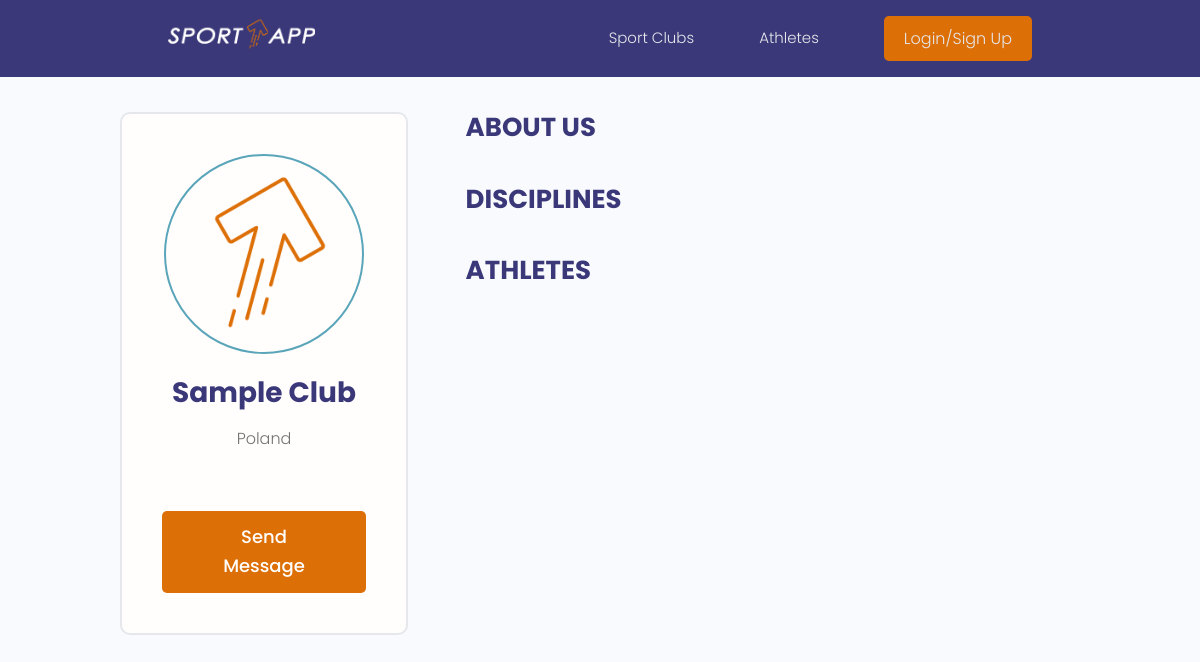
/profile/ed84cc99-8b62-4b79-b013-44bb1969121e/, run on the app's committed database.
### users/models.py (models this page shows, shortened)
class Profile(models.Model):
    user = models.OneToOneField(User, on_delete=models.CASCADE, null=True, blank=True)
    name = models.CharField(max_length=200, blank=True, null=True)
    email = models.EmailField(max_length=200, blank=True, null=True)
    username = models.CharField(max_length=200, blank=True, null=True)
    location = models.CharField(max_length=200, blank=True, null=True)
    short_intro = models.CharField(max_length=200, blank=True, null=True)
    bio = models.TextField(blank=True, null=True)
    profile_image = models.ImageField(
        blank=True, null=True, upload_to='profiles/', default="profiles/user-default.png")
    social_facebook = models.CharField(max_length=200, blank=True, null=True)
    social_youtube = models.CharField(max_length=200, blank=True, null=True)
    social_website = models.CharField(max_length=200, blank=True, null=True)
    created = models.DateTimeField(auto_now_add=True)
    id = models.UUIDField(default=uuid.uuid4, unique=True,
                            primary_key=True, editable=False)
    class Meta:
        ordering = ['created']
    @property
    def imageURL(self):
        try:
            url = self.profile_image.url
        except:
            url = ''
        return url

### users/views.py (the view)
# urls.py: path('profile/<str:pk>/', views.userProfile, name="user-profile"),
def userProfile(request, pk):
    profile = Profile.objects.get(id=pk)
    topSkills = profile.skill_set.exclude(description__exact="")
    otherSkills = profile.skill_set.filter(description="")
    context = {'profile': profile, 'topSkills': topSkills, 'otherSkills': otherSkills}
    return render(request, 'users/user-profile.html', context)

### users/templates/users/user-profile.html (shortened to what this page needs)
{% extends 'main.html' %}
{% block content %}
  <main class="profile my-md">
    <div class="container">
      <div class="layout">
        <div class="column column--1of3">
          <div class="card text-center">
            <div class="card__body club">
              <img class="avatar avatar--xl" src="{{profile.imageURL}}" />
              <h2 class="club__name">{{profile.name}}</h2>
              <p class="club__location">{{profile.location}}</p>
              {% if request.user.profile.id != profile.id %}
              <a href="{% url 'create-message' profile.id %}" class="btn btn--sub btn--lg">Send Message </a>
              {% endif %}
            </div>
          </div>
        </div>
        <div class="column column--2of3">
          <div class="clubInfo">
            <h3 class="clubInfo__title">About Us</h3>
          </div>
          <div class="clubInfo">
            <h3 class="clubInfo__title">Disciplines</h3>
          </div>
          <div class="clubInfo">
            <h3 class="clubInfo__title">Athletes</h3>
          </div>
        </div>
      </div>
    </div>
  </main>
{% endblock content %}

### static/styles/app.css (style rules this page uses)
:root { --color-sub: #3b3879; }
.btn--sub { background-color: var(--color-sub-light); }
.card { border: 2px solid var(--color-light); }
img { width: 100%; }
.profile .card>.club { padding: 4rem; }
.club__name { color: var(--color-sub); font-size: 2.8rem; font-weight: 700; margin-top: 1rem; margin-bottom: 0.5rem; }
.club__location { margin-top: 1rem; }
.clubInfo { margin-bottom: 3rem; }
.clubInfo__title, .clubInfo__subtitle { font-size: 2.6rem; color: var(--color-sub); text-transform: uppercase; font-weight: 700; margin-bottom: 1.5rem; }

### static/uikit/styles/modules/_variables.css (style rules this page uses)
:root { --color-main: #5aa5b9; --color-main-light: #e6faff; --color-sub: #3b3879; --color-sub-light: #dd6f07; --color-sub-lighter: #c7c7cc; --color-text: #737373; --color-gray: #8b8b8b; --color-light: #e5e7eb; --color-light-gray: #767676; --color-bg: #f8fafd; --color-white: #fffefd; --color-white-light: #f3f3f3; --color-success: #359e64; --color-success-bg: #def8e8; --color-error: #fc4b0b; --color-error-bg: #fff2ee; --font-base: 'Poppins', arial, helvetica, 'Segoe UI', roboto, ubuntu, sans-serif; --font-monospace: 'Fira Code', 'Courier New', courier, monospace; --font-regular: 300; --font-medium: 500; --font-bold: 700; --generic-shadow: 1px 1px 5px #00000010; --generic-transition: all 0.3s ease-in-out; }

### static/uikit/styles/modules/_base.css (style rules this page uses)
* { margin: 0; padding: 0; box-sizing: border-box; text-rendering: optimizeLegibility; color: inherit; font-size: inherit; list-style-type: none; }
html { font-size: 50%; }
@media only screen and (min-width: 480px) { html { font-size: 56.25%; } }
@media only screen and (min-width: 1200px) { html { font-size: 62.5%; } }
body { line-height: 1.6; font-weight: 400; font-size: 1.5rem; color: var(--color-text); background-color: var(--color-bg); min-height: 100vh; }

### static/uikit/styles/modules/_typography.css (style rules this page uses)
* { font-family: var(--font-base); }
h2 { font-size: 3.6rem; font-weight: var(--font-bold); }
h3 { font-size: 3.2rem; font-weight: var(--font-medium); }
p, span, strong { font-size: 1.6rem; color: var(--color-text); font-weight: var(--font-regular); }
a { padding-bottom: 2px; text-decoration: none; display: inline-block; color: var(--color-main); font-weight: var(--font-medium); }

### static/uikit/styles/modules/_utilities.css (style rules this page uses)
.container { width: 92%; max-width: 165rem; margin: 0 auto; box-sizing: border-box; }
@media screen and (min-width: 1000px) { .container { width: 90%; } }
@media screen and (min-width: 1200px) { .container { width: 80%; } }
.text-center { text-align: center; }
.my-md { margin: 3rem auto; }

### static/uikit/styles/modules/_avatar.css (style rules this page uses)
.avatar { border-radius: 50%; border: 2px solid var(--color-main); object-fit: cover; }
.avatar--xl { height: 20rem; width: 20rem; }

### static/uikit/styles/modules/_button.css (style rules this page uses)
.btn { display: inline-block; position: relative; cursor: pointer; background-color: var(--color-light); font-weight: var(--font-medium); color: var(--color-sub); text-decoration: none; padding: 1rem 2rem; border-radius: 0.5rem; border: none; width: -webkit-fit-content; width: -moz-fit-content; width: fit-content; height: -webkit-fit-content; height: -moz-fit-content; height: fit-content; font-size: 1.6rem; outline-width: 0; outline-color: transparent; -webkit-backface-visibility: hidden; backface-visibility: hidden; transition: all 0.3s ease-in-out; }
.btn--sub { background-color: var(--color-sub); color: var(--color-white); }
.btn--lg { font-size: 1.8rem; padding: 1.2rem 4.5rem; }

### static/uikit/styles/modules/_card.css (style rules this page uses)
.card { border-radius: 1rem; background-color: var(--color-white); border: 1.5px solid var(--color-light); width: fit-content; height: auto; margin-top: 0.5rem; margin-bottom: 0.5rem; overflow: hidden; }
.card__body, .card__header { padding: 2rem 2.5rem; text-align: center; }

### static/uikit/styles/modules/_layout.css (style rules this page uses)
.layout { display: flex; flex-flow: row wrap; justify-content: space-between; }
.layout > .column { margin-bottom: 3rem; }
.layout > .column.column--1of3 { flex-basis: 30%; }
.layout > .column.column--2of3 { flex-basis: 64%; }

### data on the page
Profile: imageURL (placeholder picture), name "Sample Club", location "Poland"
